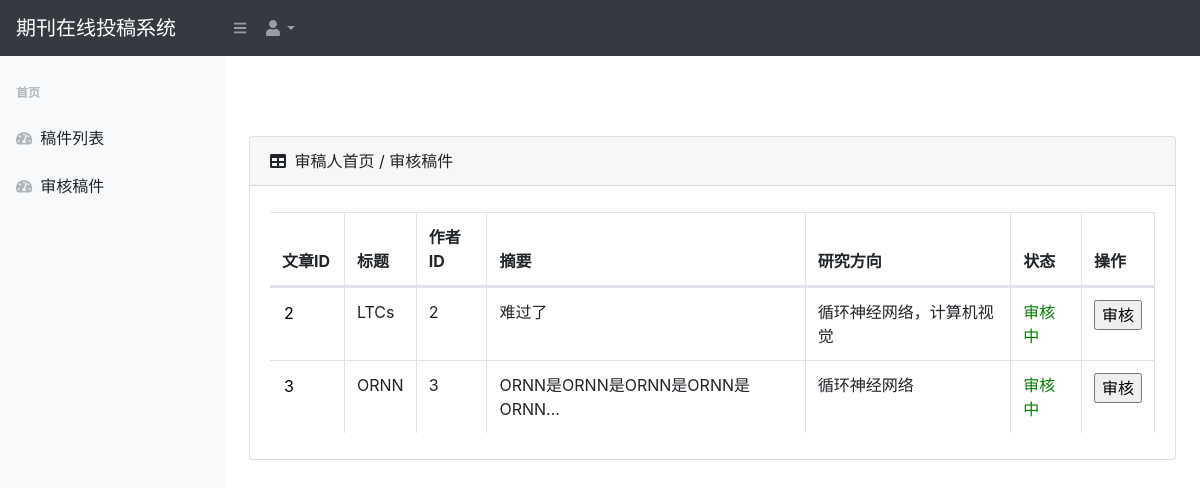
/reviewlistexpert/, run on the app's committed database.
### reviewsite/models.py (models this page shows, shortened)
class PaperInfo(models.Model):
    title = models.CharField(max_length=40)
    authorID = models.ForeignKey(UsersInfo, on_delete=models.DO_NOTHING)
    authorname_1 = models.CharField(max_length=20, null=False)#非空，其他全空
    authorname_2 = models.CharField(max_length=20, null=True)
    authorname_3 = models.CharField(max_length=20, null=True)
    authorname_4 = models.CharField(max_length=20, null=True)
    authorname_5 = models.CharField(max_length=20, null=True)
    abstract = models.TextField()
    research = models.CharField(max_length=100)#
    paperfile = models.FileField(upload_to='paper')#上传paper 让审稿人下载
    state = models.CharField(max_length=20, default="未分配")#审核状态，审稿人（手动切换h5，下拉栏，默认审稿中，接受，拒绝），（主编通过，退回）

class UsersInfo(models.Model):
    username = models.CharField(max_length=20)
    password = models.CharField(max_length=20)
    name = models.CharField(max_length=20)
    sex = models.CharField(max_length=20)
    user_type = models.CharField(max_length=20)
    introduction = models.TextField()
    company = models.CharField(max_length=20)#单位
    position = models.CharField(max_length=20)
    created_time = models.DateTimeField(auto_now_add=True)
    last_updated_time = models.DateTimeField(auto_now=True)
    region = models.CharField(max_length=20)
    research = models.CharField(max_length=100)
    def __str__(self):
        return str(self.pk)

### reviewsite/views.py (the view)
# urls.py: path('reviewlistexpert/', review_list, name='review'),
def review_list(request):
    global GlobalPaperID
    global GlobalUsername
    context = {}
    paperID = []
    expert = UsersInfo.objects.filter(username=GlobalUsername)
    allocateall = Allocate.objects.all()
    for allocate in allocateall:
        logger.error('尝试一次')
        if expert.filter(pk=allocate.ExpertID_1).exists():
            logger.error('文章ID搜索:' + allocate.PaperID)
            dic = {"test_index": allocate.PaperID, "expertid": allocate.ExpertID_1}
            paperID.append(dic)
        elif expert.filter(pk=allocate.ExpertID_2).exists():
            logger.error('文章ID搜索:' + allocate.PaperID)
            dic = {"test_index": allocate.PaperID, "expertid": allocate.ExpertID_2}
            paperID.append(dic)
        elif expert.filter(pk=allocate.ExpertID_2).exists():
            logger.error('文章ID搜索:' + allocate.PaperID)
            dic = {"test_index": allocate.PaperID, "expertid": allocate.ExpertID_3}
            paperID.append(dic)
    logger.error(len(paperID))
    context['test1'] = paperID
    context['users'] = UsersInfo.objects.filter(username=GlobalUsername)
    context['papers'] = PaperInfo.objects.all()
    return render(request, 'review_list_expert.html', context)

### templates/review_list_expert.html (shortened to what this page needs)
<!DOCTYPE html>
<html lang="en">
    <head>
        <link href="/static/css/styles.css" rel="stylesheet" />
        <link href="https://cdn.datatables.net/1.10.20/css/dataTables.bootstrap4.min.css" rel="stylesheet" />
    </head>
<body>
        <nav class="sb-topnav navbar navbar-expand navbar-dark bg-dark">
            <a class="navbar-brand" href="">期刊在线投稿系统</a>
            <button class="btn btn-link btn-sm order-1 order-lg-0" id="sidebarToggle" href=""><i class="fas fa-bars"></i></button>
            <ul class="navbar-nav ml-auto ml-md-0">
                <li class="nav-item dropdown">
                    <a class="nav-link dropdown-toggle" id="userDropdown" href="#" role="button" data-toggle="dropdown" aria-haspopup="true" aria-expanded="false"><i class="fas fa-user fa-fw"></i></a>
                </li>
            </ul>
        </nav>
        <div id="layoutSidenav">
            <div id="layoutSidenav_nav">
                <nav class="sb-sidenav accordion sb-sidenav-light" id="sidenavAccordion">
                    <div class="sb-sidenav-menu">
                        <div class="nav">
                            <div class="sb-sidenav-menu-heading">首页</div>
                            <a class="nav-link" href="../paperlistexpert/">
                                <div class="sb-nav-link-icon"><i class="fas fa-tachometer-alt"></i></div>
                                稿件列表
                            </a>
                            <a class="nav-link" href="#">
                                <div class="sb-nav-link-icon"><i class="fas fa-tachometer-alt"></i></div>
                                审核稿件
                            </a>
                        </div>
                    </div>
                </nav>
            </div>
        <div id="layoutSidenav_content">
                <main>
                    <div class="container-fluid">
                        <h1 class="mt-4"><br></h1>
                        <div class="card mb-4">
                            <div class="card-header">
                                <i class="fas fa-table mr-1"></i>
                                审稿人首页 / 审核稿件
                            </div>
                            <div class="card-body">
                                <div class="table-responsive">
                                    <table class="table table-bordered" id="dataTable" width="100%" cellspacing="0">
                                        <thead>
                                            <tr>
                                                <th>文章ID</th>
                                                <th>标题</th>
                                                <th>作者ID</th>
                                                <th>摘要</th>
                                                <th>研究方向</th>
                                                <th>状态</th>
                                                <th>操作</th>
                                            </tr>
                                        </thead>
                                        {% for paper in papers %}
                                                <tr>
                                                    {% if paper.PaperID ==  test1.test_index%}
                                                        <tbody>
                                                        {% if paper.state == '审核中' %}
                                                            <form class=login action='../reviewdetailexpert/' methord="post" onsubmit="return savepaper('{{ paper.title }}')">
                                                        <td>
                                                        <input required="true" name="{{ paper.title }}" value="{{ paper.id }}"  style= "background-color:transparent; border: 0; width: 50px" >
                                                        </td>
                                                        <td>{{ paper.title }}</td>
                                                        <td>{{ paper.authorID }}</td>
                                                        <td>{{ paper.abstract|truncatechars:25 }}</td>
                                                        <td>{{ paper.research }}</td>
                                                        <td><div style="color:green">{{ paper.state }}</div></td>
                                                        <td><input type="submit" value="审核"></td>
                                                            </form>
                                                        {% endif %}
                                                        </tbody>
                                                    {% endif %}
                                                </tr>
                                        {% endfor %}
                                    </table>
                                </div>
                            </div>
                        </div>
                    </div>
                </main>
        </div>
        </div>
</body>
</html>

### data on the page
PaperInfo: id "2", title "LTCs", authorID "2", abstract "难过了", research "循环神经网络，计算机视觉", state "审核中"
PaperInfo: id "3", title "ORNN", authorID "3", abstract "ORNN是ORNN是ORNN是ORNN是ORNN…", research "循环神经网络", state "审核中"
